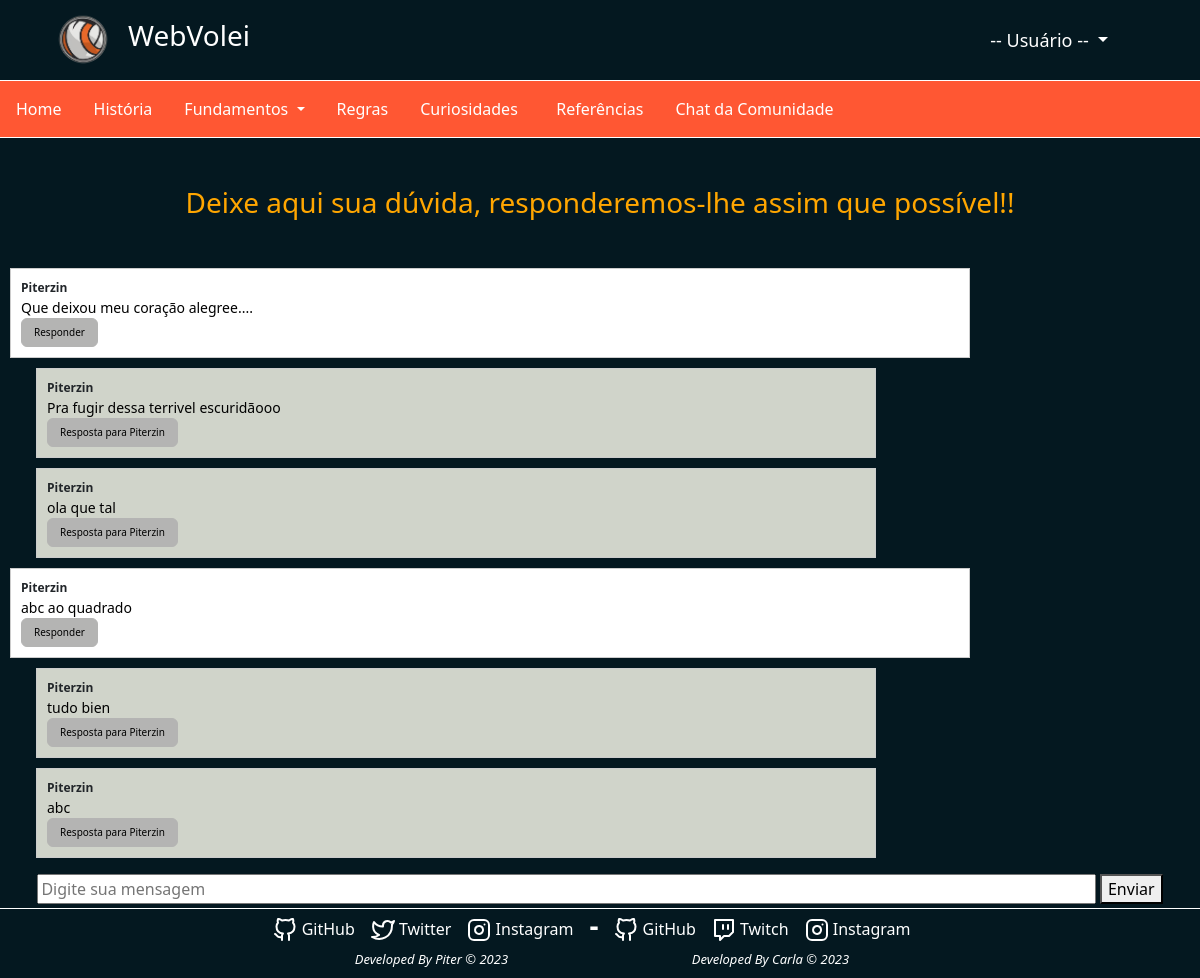
Page /openChat/ (signed in) on the committed database.
### Entrada/models.py (models this page shows, shortened)
class Mensage(models.Model):
    id = models.DecimalField(primary_key=True, max_digits=20, decimal_places=0)
    mensage = models.CharField(max_length=2000, blank=True)
    id_user = models.CharField(max_length=150, blank=True)
    key = models.ForeignKey("self", related_name="self", on_delete=models.CASCADE, null=True, blank=True)

### Entrada/views.py (the view)
# urls.py: path('openChat/', views.openChat, name="openChat"),
@login_required(login_url="openLogin")
def openChat(request):
    mensages = Mensage.objects.all()
    return render(request,'chat.html',{"caso1": True, "mensagens": mensages})

### Entrada/templates/chat.html (shortened to what this page needs)
{% load static %}
<!DOCTYPE html>
<html lang="pt-br">
<head>
    <link href="https://cdn.jsdelivr.net/npm/bootstrap@5.3.1/dist/css/bootstrap.min.css" rel="stylesheet"
>
    <link rel="stylesheet" href="https://cdn.jsdelivr.net/npm/bootstrap-icons@1.10.5/font/bootstrap-icons.css">
    <link rel="stylesheet" href="{% static 'css/animate.css' %}">
    <link rel="stylesheet" href="{% static 'css/css-Chat.css' %}">
</head>
<body>
    <div class="barra container-fluid d-flex">
      <img class="img-navbar d-inline-block" src="{% static 'img/Volleyball-logo.png' %}" width="30" height="30" alt="">
      <h3 class="text-white fw-light ms-3">WebVolei</h3>
      <div class="login container-fluid" style="margin-right: 60px;">
        <li class="nav-item dropdown d-flex align-items-center">
          <a class="nav-item nav-link dropdown-toggle text-white"  href="#" id="navbarDropdown" role="button" data-bs-toggle="dropdown" aria-expanded="false">
            -- Usuário --
          </a>
        </li>
      </div>
    </div>
    <nav class="navbar navbar-expand-lg navbar-light p-0">
      <div class="barra1 container-fluid">
        <div class="collapse navbar-collapse" id="navbarScroll">
          <ul class="linha container-fluid navbar-nav me-auto my-lg-0 navbar-nav-scroll" style="--bs-scroll-height: 300px;">
            <li class="nav-item">
              <a class="nav-item nav-link text-white" href="{% url 'home' %}">Home</a>
            </li>
            <li class="nav-item">
              <a class="nav-item nav-link" id="texto-teste" href="{% url 'openHistory' %}">História</a>
            </li>
            <li class="nav-item dropdown">
              <a class="nav-item nav-link dropdown-toggle me-1" id="texto-teste"  href="#" id="navbarDropdown" role="button" data-bs-toggle="dropdown" aria-expanded="false">
                Fundamentos
              </a>
            </li>
            <li class="nav-item">
              <a class="nav-item nav-link" href="{% url 'openRegras' %}" id="texto-teste">Regras</a>
            </li>
            <li class="nav-item">
              <a class="nav-item nav-link" href="{% url 'openCurious' %}" style="width: 120px;" id="texto-teste">Curiosidades</a>
            </li>
            <li class="nav-item">
              <a class="nav-item nav-link" href="{% url 'openRefs' %}" id="texto-teste">Referências</a>
            </li>
            <li class="nav-item ">
              <a class="nav-item nav-link" id="texto-teste" style="width: 180px;" href="{% url 'openChat' %}">Chat da Comunidade</a>
            </li>
            <div id="form" class="container-xxl justify-content-end">
           </div>
          </ul>
        </div>
      </div>
    </nav>
    <h3 id="spanOrange" class="text-center mt-5 mb-5 wow bounceInDown" data-wow-delay="0.3s">Deixe aqui sua dúvida, responderemos-lhe assim que possível!!</h3>
    <div id="con">
      <div id="textosMensage">
      {% for i in mensagens %}
      {% if i.key == None %}
      <div class="chat-message container-fluid wow slideInLeft" data-wow-delay="0.3s" id="{{ i.mensage }}1" style="overflow-x: auto;">
          <div class="user-name" id="user{{i.id_user}}">{{ i.id_user }}</div>
          <div class="message-content">{{ i.mensage }}</div>
          <button type="button" name="{{i.id_user}}" id="{{i.id}}" class="btn btn-info">Responder</button>
      </div>
      {% endif %}
      {% for f in mensagens %}
      {% if f.key == i %}
      <div class="chat-response container-fluid wow slideInLeft" data-wow-delay="0.6s" name="{{ i.mensage }}" id="respostas" style="overflow-x: auto;">
        <div class="user-name" id="user{{i.id_user}}">{{ f.id_user }}</div>
        <div class="message-content">{{ f.mensage }}</div>
        <a type="button" href="#{{i.mensage }}1" id="" class="btn btn-info">Resposta para {{ i.id_user }}</a>
      </div>
      {% endif %}
      {% endfor %}
      {% endfor %}
    </div>
    <form id="enMen" class="container-fluid text-center mb-1 mt-3" action="{% url 'mandar_msg' %}" method="post">
      <input class="enMen" name="msg" type="text" id="mensagem" placeholder="Digite sua mensagem">
      <button class="" type="submit">Enviar</button>
    </form>
    <footer class="container-fluid">
      <div class="justify-content-center text-white fw-light d-flex">
          <div class="text-center">
            <div class="text-center d-flex justify-content-center">
              <div class="me-3 mt-2"><a id="contato" href="https://github.com/IceyPiter"><i data-feather="github"></i> GitHub</a></div>
              <div class="me-3 mt-2"><a id="contato" href="https://twitter.com/MoraesMichalski?t=QQjbt5rUnsjlaBzuRChZ4g&s=09"><i data-feather="twitter"></i> Twitter</a></div>
              <div class="me-3 mt-2"><a id="contato" href="https://instagram.com/dpedromichalski?utm_source=qr&iqshid=MzNINGNkZWQ4Mg%3D%3D"><i data-feather="instagram"></i> Instagram</a></div>
            </div>
            <h5 style="font-size:13px; font-style: oblique; font-weight: lighter; margin-top: 10px;">Developed By Piter &#169 2023</h5>
          </div>
          <h3 class="traco fw-bold me-3">-</h3>
          <div class="text-center">
            <div class="text-center d-flex justify-content-center">
              <div class="me-3 mt-2"><a id="contato" href="https://github.com/Linkadah"><i data-feather="github"></i> GitHub</a></div>
              <div id="contato" class="me-3 mt-2"><a id="contato" href="https://www.twitch.tv/linkadah_?sr=a"><i data-feather="twitch"></i> Twitch</a></div>
              <div class="me-3 mt-2"><a id="contato" href="https://instagram.com/_krlachristinacomh?igshid=MzRlODBiNWFlZA=="><i data-feather="instagram"></i> Instagram</a></div>
            </div>
            <h5 style="font-size:13px; font-style: oblique; font-weight: lighter; margin-top: 10px;">Developed By Carla &#169 2023</h5>
          </div>
      </div>
    </footer>
  </body>
</html>

### Entrada/static/css/css-Chat.css (style rules this page uses)
:root { --corPrin: #041820; --fontPrin: 'Quicksand', sans-serif; --corSec: #263e7460; --navbar-color: #ffffff; }
body { background-color: var(--corPrin); }
footer { height: 70px; border-top: 1px solid white; background-color: #041820; }
#texto-teste { color: white; }
a { text-decoration: none; color: white; }
.nav-item { margin: 4px; }
.linha { border-top: 1px solid white; border-bottom: 1px solid white; background-color: #ff5733; padding: 0px 0px 0px 0px; }
.img-navbar { display: flex; margin-top: 10px; margin-left: 40px; margin-bottom: 10px; width: 60px; height: 60px; }
.login { display: flex; justify-content: end; align-items: center; font-size: 18px; }
.barra { display: flex; align-items: center; }
.barra1 { padding: 0px 0px 0px 0px; }
#spanOrange { color:rgb(255, 166, 0); }
.chat-message { border: 1px solid #ccc; margin: 10px; padding: 10px; width: 80%; background-color: white; }
.chat-response { border: 1px solid #ccc; margin: 10px; padding: 10px; width: 70%; margin-left: 3%; background-color: #D0D4CA; }
.user-name { font-weight: bold; font-size: 12px; }
.message-content { font-size: 14px; color: black; }
.btn { font-size: 10px; text-decoration: none; background-color: #B4B4B3; border-color: #B4B4B3; }
form { align-items: center; }
#mensagem { width: 90%; }
#con { width: 100%; }
#enMen { width: 100%; }

### rows in the picture
Mensage: id_user "Piterzin", mensage "Que deixou meu coração alegree...."
Mensage: id_user "Piterzin", mensage "Pra fugir dessa terrivel escuridãooo"
Mensage: id_user "Piterzin", mensage "ola que tal"
Mensage: id_user "Piterzin", mensage "abc ao quadrado"
Mensage: id_user "Piterzin", mensage "tudo bien"
Mensage: id_user "Piterzin", mensage "abc"
